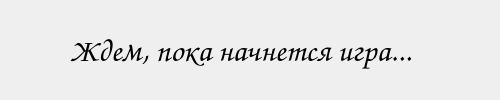
<?xml version="1.0" encoding="UTF-8"?>
<ui version="4.0">
 <class>Form</class>
 <widget class="QWidget" name="Form">
  <property name="geometry">
   <rect>
    <x>0</x>
    <y>0</y>
    <width>500</width>
    <height>100</height>
   </rect>
  </property>
  <property name="minimumSize">
   <size>
    <width>500</width>
    <height>100</height>
   </size>
  </property>
  <property name="maximumSize">
   <size>
    <width>500</width>
    <height>100</height>
   </size>
  </property>
  <property name="font">
   <font>
    <family>Comic Sans MS</family>
    <pointsize>16</pointsize>
   </font>
  </property>
  <property name="windowTitle">
   <string>Form</string>
  </property>
  <widget class="QLabel" name="label">
   <property name="geometry">
    <rect>
     <x>10</x>
     <y>10</y>
     <width>461</width>
     <height>81</height>
    </rect>
   </property>
   <property name="styleSheet">
    <string notr="true">p{text-align:center;}</string>
   </property>
   <property name="text">
    <string>&lt;html&gt;&lt;head/&gt;&lt;body&gt;&lt;p align=&quot;center&quot;&gt;&lt;span style=&quot; font-family:'Comic Sans MS'; font-size:24pt;&quot;&gt;Ждем, пока начнется игра...&lt;/span&gt;&lt;/p&gt;&lt;/body&gt;&lt;/html&gt;</string>
   </property>
  </widget>
 </widget>
 <resources/>
 <connections/>
</ui>
